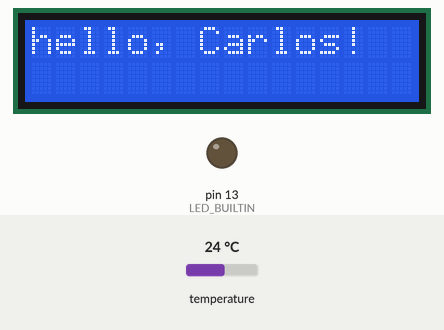
Bench run of a sketch on a simulated Arduino Uno, built with avr-gcc and run on an emulated ATmega328P. Shown: 16×2 character LCD, output pins drawn as LEDs (lit = HIGH). The inputs (shaded band) are chosen by the test bench; at power-on: temperature 24 °C. The local clock reads 2024-03-15 10:24:30 at power-on unless the sketch sets it; what the sketch prints to the serial monitor is not drawn.

Above: at 0.1 s.
At 7.1 s:
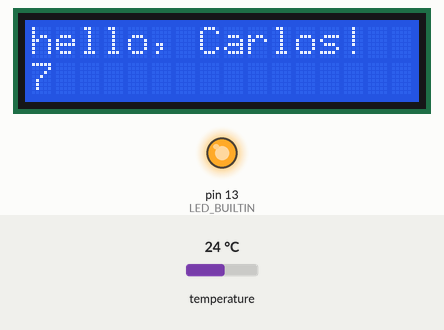
At 17.2 s:
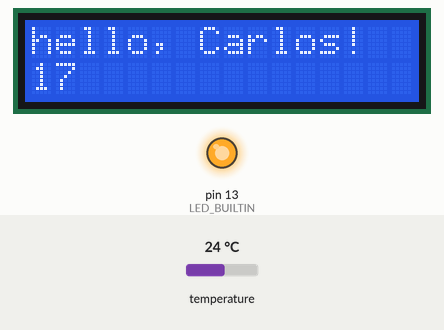
At 37.2 s:
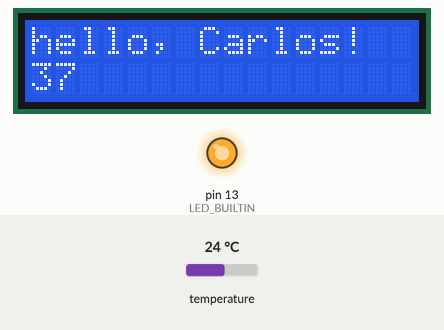
Timing chart, 0 to 38.7 s (numbered marks = the images above):
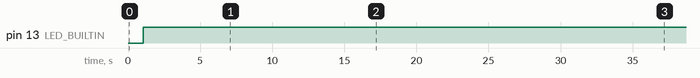

The sketch:

Blink.ino
```cpp
#include "RTClib.h"
#include <Wire.h>
#include <LiquidCrystal.h>
const int rs = 12, en = 11, d4 = 4, d5 = 3, d6 = 2, d7 = 8;
LiquidCrystal lcd(rs, en, d4, d5, d6, d7);

RTC_DS3231 rtc;

char daysOfTheWeek[7][12] = {"Sunday", "Monday", "Tuesday", "Wednesday", "Thursday", "Friday", "Saturday"};

void setup() {
  lcd.begin(16, 2);
  // initialize digital pin LED_BUILTIN as an output.
  pinMode(LED_BUILTIN, OUTPUT);
  Serial.begin(57600);

#ifndef ESP8266
  while (!Serial); // wait for serial port to connect. Needed for native USB
#endif

  if (! rtc.begin()) {
    Serial.println("Couldn't find RTC");
    Serial.flush();
    abort();
  }

  if (rtc.lostPower()) {
    Serial.println("RTC lost power, let's set the time!");
    // When time needs to be set on a new device, or after a power loss, the
    // following line sets the RTC to the date & time this sketch was compiled
    rtc.adjust(DateTime(F(__DATE__), F(__TIME__)));
    // This line sets the RTC with an explicit date & time, for example to set
    // January 21, 2014 at 3am you would call:
    // rtc.adjust(DateTime(2014, 1, 21, 3, 0, 0));
  }
  lcd.print("hello, Carlos!");
}

// the loop function runs over and over again forever
void loop() {
  //digitalWrite(LED_BUILTIN, LOW);   // turn the LED on (HIGH is the voltage level)
  delay(1000);                       // wait for a second
  digitalWrite(LED_BUILTIN, HIGH);    // turn the LED off by making the voltage LOW
  delay(1000);                       // wait for a second
  lcd.setCursor(0, 1);
  lcd.print(millis() / 1000);

  DateTime now = rtc.now();

    Serial.print(now.year(), DEC);
    Serial.print('/');
    Serial.print(now.month(), DEC);
    Serial.print('/');
    Serial.print(now.day(), DEC);
    Serial.print(" (");
    Serial.print(daysOfTheWeek[now.dayOfTheWeek()]);
    Serial.print(") ");
    Serial.print(now.hour(), DEC);
    Serial.print(':');
    Serial.print(now.minute(), DEC);
    Serial.print(':');
    Serial.print(now.second(), DEC);
    Serial.println();

    Serial.print(" since midnight 1/1/1970 = ");
    Serial.print(now.unixtime());
    Serial.print("s = ");
    Serial.print(now.unixtime() / 86400L);
    Serial.println("d");

    // calculate a date which is 7 days and 30 seconds into the future
    DateTime future (now + TimeSpan(7,12,30,6));

    Serial.print(" now + 7d + 30s: ");
    Serial.print(future.year(), DEC);
    Serial.print('/');
    Serial.print(future.month(), DEC);
    Serial.print('/');
    Serial.print(future.day(), DEC);
    Serial.print(' ');
    Serial.print(future.hour(), DEC);
    Serial.print(':');
    Serial.print(future.minute(), DEC);
    Serial.print(':');
    Serial.print(future.second(), DEC);
    Serial.println();

    Serial.print("Temperature: ");
    Serial.print(rtc.getTemperature());
    Serial.println(" C");

    Serial.println();
    delay(3000);
}
```

Measured:
- by itself, pin 13 (LED_BUILTIN): LOW → HIGH at 1.1 s
- what the display in image 1 shows lasts 5.0 s, from 7.1 s to 12.1 s
